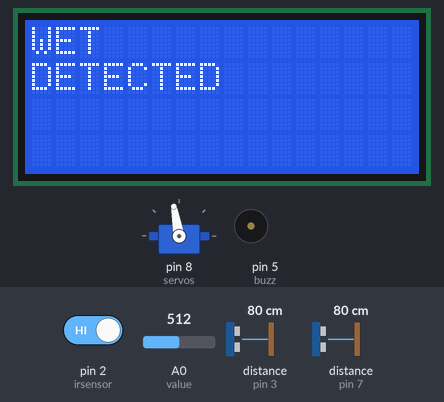
The sketch below on a simulated Arduino Uno, built with avr-gcc and run on an emulated ATmega328P. On the bench: 16×4 character LCD, servo, buzzer (waves = sounding, pin HIGH). Inputs (shaded band) come from the test bench; at power-on: distance to the obstacle (sensors on pin 3, pin 7) 80 cm, pin 2 (irsensor) HIGH, A0 (value) = 512. The echo pulse lasts 58.3 µs per cm; the modem accepts every AT command (registered, SIM ready, sends succeed) and sends nothing else; pins used as bus, display or sensor lines are not drawn; what the sketch prints to the serial monitor is not drawn.

Above: at 6.7 s.
6.8 s: distance to the obstacle (sensor on pin 3) set to 7 cm
At 8.0 s:
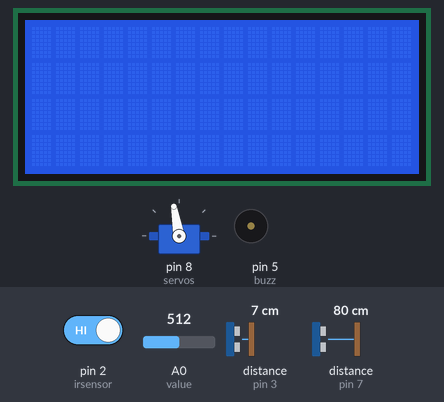
9.2 s: distance to the obstacle (sensor on pin 3) set to 4 cm
At 12.8 s:
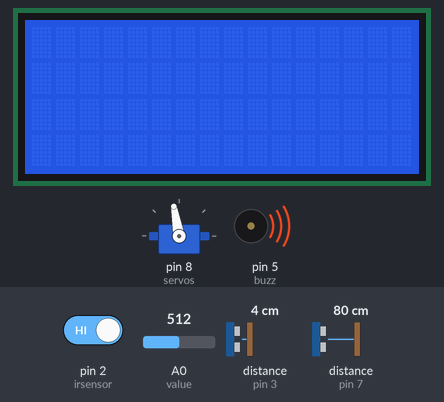
19.6 s: distance to the obstacle (sensor on pin 7) set to 7 cm
22.9 s: distance to the obstacle (sensor on pin 7) set to 4 cm
At 29.3 s:
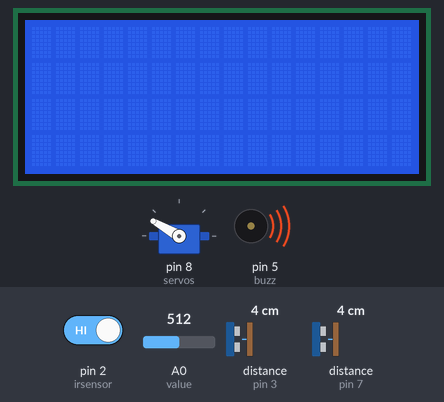
Timing chart, 0 to 31.1 s (numbered marks = the images above; inputs shaded):
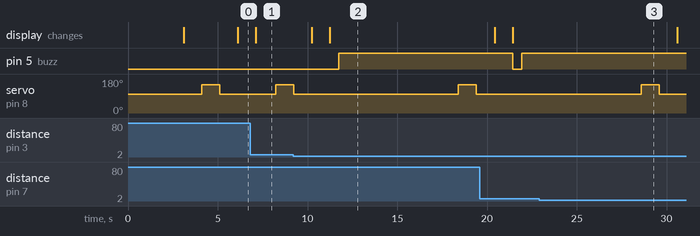

The sketch:

Final_Code.ino
```cpp
#include <Servo.h> // Library for controlling servos
#include <Wire.h> // Library for I2C communication
#include <LiquidCrystal_I2C.h> // Library for LCD I2C
#include <SoftwareSerial.h> // Library for Sim800L GSM Module

// Define the pins used for the SoftwareSerial communication with the SIM800L module
#define SIM800_TX 10 // Pin 10 is used for transmitting data to the SIM800L module
#define SIM800_RX 11 // Pin 11 is used for receiving data from the SIM800L module

// Create a SoftwareSerial object to communicate with the SIM800 module using the defined pins
SoftwareSerial sim800l(SIM800_TX, SIM800_RX);

LiquidCrystal_I2C lcd = LiquidCrystal_I2C(0x27, 16, 4); // Creates an object for the LCD and sets its address and dimensions
Servo myservo;  // create servo object to control a servo

int irsensor = 2; // Sets the pin number for the IR sensor
int pos = 0;    // variable to store the servo position
int value = A0; // Sets the pin number for the analog input

//for the wet
#define trigPin 6 // Sets the pin number for the trigger pin of the wet sensor
#define echoPin 7 // Sets the pin number for the echo pin of the wet sensor

//for the wet
#define trigPin1 4 // Sets the pin number for the trigger pin of the dry sensor
#define echoPin1 3 // Sets the pin number for the echo pin of the dry sensor

#define servos 8 // Sets the pin number for the servo

//alarm
#define buzz 5 // Sets the pin number for the buzzer

String phone_no1 = "+639613281759"; // Set phone number to send SMS to
void setup()
{
    Serial.begin(9600); // Initializes the serial communication
    sim800l.begin(9600); // Initializes the sim800l communication
    pinMode(trigPin, OUTPUT); // Sets the trigger pin of the wet sensor as an output
    pinMode(echoPin, INPUT); // Sets the echo pin of the wet sensor as an input
    pinMode(trigPin1, OUTPUT); // Sets the trigger pin of the dry sensor as an output
    pinMode(echoPin1, INPUT); // Sets the echo pin of the dry sensor as an input
    pinMode(buzz, OUTPUT); // Sets the pin number for the buzzer as an output

    lcd.init(); // Initializes the LCD
    lcd.backlight(); // Turns on the backlight of the LCD
    lcd.clear(); // Clears the contents of the LCD
    lcd.setCursor(0, 0); // Sets the cursor to the first row and first column of the LCD
    lcd.print("Wet and Dry"); // Prints "Wet and Dry" on the first row of the LCD
    lcd.setCursor(0, 1); // Sets the cursor to the second row and first column of the LCD
    lcd.print("Garbage"); // Prints "Garbage" on the second row of the LCD

    Serial.println("Initializing...."); // Initialize GSM module
    Serial.println("AT+CMGF=1"); // Set SMS mode to text
    Serial.println("AT+CNMI=2,2,0,0,0"); // Set new message indication to the terminal
    Serial.println("Initialized Successfully"); // Successfully initialized GSM module
    delay(3000); // Delays for 3 seconds
    lcd.clear(); // Clears the contents of the LCD

    myservo.attach(servos);  // Attaches the servo on pin 9 to the servo object
    myservo.write(100); // Sets the initial position of the servo to 100 degrees

    delay(1000); // Delays for 1 second
    pinMode (irsensor, INPUT); // Sets the pin number for the IR sensor as an input
    pinMode (value, INPUT); // Sets the pin number for the analog input as an input

}

void loop()
{

     // Read analog input value from pin A0 and store it in the "value" variable
    int value = analogRead(A0);

    // If the IR sensor detects an object and the analog input value is greater than 950
    if (digitalRead(2) == LOW && value > 950)
    {
      // Set servo position to 30 degrees
      myservo.write(30);
      delay(1000); // Delay for 1 second
      // Set servo position to 100 degrees
      myservo.write(100);
      delay(1000); // Delay for 1 second

      // Display "DRY DETECTED" on the LCD
      lcd.setCursor(0, 0); // Set cursor to the first row and first column of the LCD
      lcd.print("DRY"); // Print "DRY" on the first row of the LCD
      lcd.setCursor(0, 1); // Set cursor to the second row and first column of the LCD
      lcd.print("DETECTED"); // Print "DETECTED" on the second row of the LCD

      delay(1000); // Delay for 1 second
    }
    else
    {
      // If the condition is not met, do nothing
    }

    // Clear the contents of the LCD
    lcd.clear();

    // Read the analog input value from pin A0 and store it in the "value" variable
    value = analogRead(A0);

    // If the analog input value is less than 900
    if (value < 900)
    {
      Serial.println(value); // Print the value to the serial monitor
      // Set servo position to 150 degrees
      myservo.write(150);
      delay(1000); // Delay for 1 second
      // Set servo position to 100 degrees
      myservo.write(100);
      delay(1000); // Delay for 1 second

      // Display "WET DETECTED" on the LCD
      lcd.setCursor(0, 0); // Set cursor to the first row and first column of the LCD
      lcd.print("WET"); // Print "WET" on the first row of the LCD
      lcd.setCursor(0, 1); // Set cursor to the second row and first column of the LCD
      lcd.print("DETECTED"); // Print "DETECTED" on the second row of the LCD

      delay(1000); // Delay for 1 second
    }
    else
    {
      // If the condition is not met, do nothing
    }

    // Clear the contents of the LCD
    lcd.clear();

      //for the ultrasonic wet
      long duration, inches, cm;

      // The PING))) is triggered by a HIGH pulse of 2 or more microseconds.
      // Give a short LOW pulse beforehand to ensure a clean HIGH pulse:
      digitalWrite(trigPin, LOW); // set trigPin to LOW
      delayMicroseconds(2); // wait for 2 microseconds
      digitalWrite(trigPin, HIGH); // set trigPin to HIGH
      delayMicroseconds(5); // wait for 5 microseconds
      digitalWrite(trigPin, LOW); // set trigPin to LOW

      // Take reading on echo pin
      duration = pulseIn(echoPin, HIGH); // measure the time taken for the echo to return

      // convert the time into a distance
      inches = microsecondsToInches(duration); // convert the duration to inches
      cm = microsecondsToCentimeters(duration); // convert the duration to centimeters

      Serial.print(inches); // print the distance in inches
      Serial.print("in, ");
      Serial.print(cm); // print the distance in centimeters
      Serial.print("cm");
      Serial.println();


      // Declare variables for the ultrasonic sensor readings
      long duration1, inches1, cm1;

      // The PING))) is triggered by a HIGH pulse of 2 or more microseconds.
      // Give a short LOW pulse beforehand to ensure a clean HIGH pulse:
      digitalWrite(trigPin1, LOW); // Set trigger pin to LOW
      delayMicroseconds(2); // Wait for 2 microseconds
      digitalWrite(trigPin1, HIGH); // Set trigger pin to HIGH
      delayMicroseconds(5); // Wait for 5 microseconds
      digitalWrite(trigPin1, LOW); // Set trigger pin to LOW

      // Take reading on echo pin
      duration1 = pulseIn(echoPin1, HIGH); // Read the pulse duration on echo pin

      // Convert the time into a distance in inches and centimeters
      inches1 = microsecondsToInches(duration1);
      cm1 = microsecondsToCentimeters(duration1);

      // Print the distance in inches and centimeters
      Serial.print(inches1);
      Serial.print("in, ");
      Serial.print(cm1);
      Serial.print("cm");
      Serial.println();

     // Check if both dry and wet garbage are full
    if (inches < 1 && inches1 < 3) {
        Serial.println("BOTH GARBAGE BINS ARE FULL"); // Print message to indicate both bins are full
        digitalWrite(buzz, HIGH); // Turn on buzzer

        delay(500); // Wait for 500 milliseconds
        sendSMS(phone_no1, "BOTH GARBAGE BINS ARE FULL"); // Send SMS message to user
    } else { // Otherwise, check each bin separately
        // Check if wet garbage is full
        if (inches < 2) {
          Serial.println("WET GARBAGE FULL"); // Print message to indicate dry garbage is full
          digitalWrite(buzz, HIGH); // Turn on buzzer

          delay(500); // Wait for 500 milliseconds
          sendSMS(phone_no1, "DRY GARBAGE BIN IS FULL"); // Send SMS message to user
    } else {
          Serial.println("WET GARBAGE EMPTY"); // Print message to indicate dry garbage is empty
          digitalWrite(buzz, LOW); // Turn off buzzer

          delay(500); // Wait for 500 milliseconds
    }
      // Check if dry garbage is full
      if (inches1 < 2) {
        Serial.println("DRY GARBAGE FULL"); // Print message to indicate wet garbage is full
        digitalWrite(buzz, HIGH); // Turn on buzzer

        delay(500); // Wait for 500 milliseconds
        sendSMS( phone_no1, "DRY GARBAGE BIN IS FULL"); // Send SMS message to user
      } else {
        Serial.println("DRY GARBAGE EMPTY"); // Print message to indicate wet garbage is empty
        digitalWrite(buzz, LOW); // Turn off buzzer


        delay(500); // Wait for 500 milliseconds
  }
}
      delay(100); // Wait for 100 milliseconds before starting again

}

//Function to send an SMS message
void sendSMS(String number, String msg)
{
  sim800l.print("AT+CMGS=\"");
  sim800l.print(number);
  sim800l.println("\"\r\n");
  delay(500);
  sim800l.println(msg);
  delay(500);
  sim800l.write(byte(26));
  delay(5000);
}


// Function to convert microseto convert microseconds to inches
long microsecondsToInches(long microseconds)
{
  // The speed of soundconds to centimeters
  // Function  is 1130 feet per second or 1 foot per 29 microseconds.
  // The ping travels out and back, so to find the distance of the object
  // in inches, we take half of the distance travelled and divide by 74.
  return microseconds / 74 / 2;
}
long microsecondsToCentimeters(long microseconds)
{
  // The speed of sound is 343 meters per second or 1 meter per 29 microseconds.
  // The ping travels out and back, so to find the distance of the object
  // in centimeters, we take half of the distance travelled and divide by 29.
  return microseconds / 29 / 2;
}
```

Measured:
- the behaviour switches between 6 and 5 cm on distance to the obstacle (sensor on pin 3) (found by bisection; images 1 and 2)
- the behaviour switches between 6 and 5 cm on distance to the obstacle (sensor on pin 7) (found by bisection; images 2 and 3)
- after the input at 9.2 s, pin 5 (buzz): LOW → HIGH after 2.5 s
- after the input at 22.9 s, pin 5 (buzz): stays HIGH (without the input it goes to LOW after 8.7 s)
